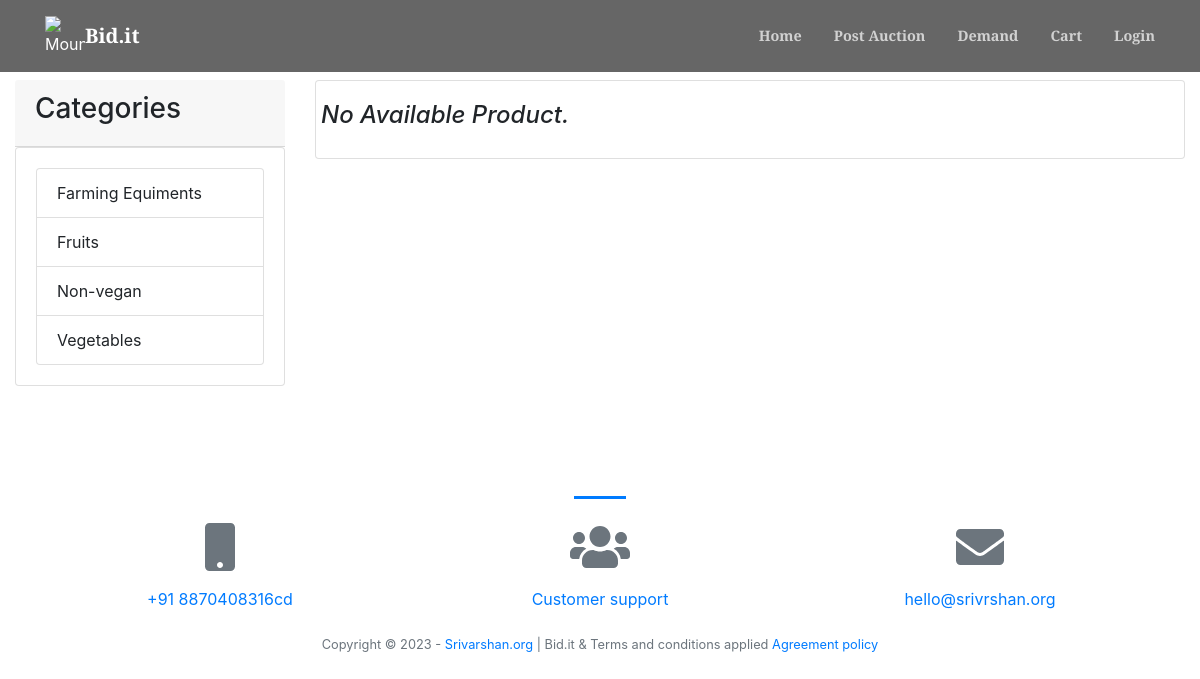
The page / on the database its author committed.
### tables this page shows
CREATE TABLE `categories` (
  `id` int(30) NOT NULL,
  `name` varchar(200) NOT NULL
);

### home.php (the view, shortened to what this page needs)
<?php
include 'admin/db_connect.php';
?>
<?php
$cid = isset($_GET['category_id']) ? $_GET['category_id'] : 0;
?>
<div class="contain-fluid">
    <div class="col-lg-12">
        <div class="row">
            <div class="col-md-3">
            <div class="card-header"><b><h3>Categories</h3></b></div>
                <div class="card">
                    <div class="card-body">
                        <ul class='list-group' id='cat-list'>
                            <?php
                                $stmt = $conn->prepare("SELECT * FROM categories ORDER BY name ASC");
                                $stmt->execute();
                                $result = $stmt->get_result();
                                while($row = $result->fetch_assoc()):
                             ?>
                            <li class='list-group-item' data-id='<?php echo $row['id'] ?>' data-href="index.php?page=home&category_id=<?php echo $row['id'] ?>"><?php echo ucwords($row['name']) ?></li>
                            <?php endwhile; ?>
                        </ul>
                    </div>
                </div>
            </div>
            <div class="col-md-9">
                <div class="card">
                    <div class="card-body">
                        <div class="row">
                            <?php
                                $where = "";
                                $stmt = $conn->prepare("SELECT * FROM products WHERE unix_timestamp(bid_end_datetime) >= ? $where ORDER BY name ASC");
                                $current_time = strtotime(date("Y-m-d H:i"));
                                if($cid > 0) {
                                    $stmt->bind_param("ii", $current_time, $cid);
                                } else {
                                    $stmt->bind_param("i", $current_time);
                                }
                                $stmt->execute();
                                $result = $stmt->get_result();
                                if($result->num_rows <= 0){
                                    echo "<center><h4><i>No Available Product.</i></h4></center>";
                                }
                             ?>
                            </div>
                    </div>
                </div>
            </div>
        </div>
    </div>
</div>

### index.php (shortened to what this page needs)
<!DOCTYPE html>
<html lang="en">
    <?php
    include('header.php');
    ?>
    <body id="page-top">
        <nav class="navbar navbar-expand-lg navbar-light fixed-top py-3" id="mainNav">
            <div class="container">
            <img src="https://img.icons8.com/?size=512&id=ME2aFAiY2j6h&format=png" width="40px"  alt="Mountains">
                <a class="navbar-brand js-scroll-trigger" href="./"><?php echo $_SESSION['system']['name'] ?></a>
                <div class="collapse navbar-collapse" id="navbarResponsive">
                    <ul class="navbar-nav ml-auto my-2 my-lg-0">
                        <li class="nav-item"><a class="nav-link js-scroll-trigger" href="index.php?page=home">Home</a></li>
                        <li class="nav-item"><a class="nav-link js-scroll-trigger" href="auction_log.php">Post Auction</a></li>
                        <li class="nav-item"><a class="nav-link js-scroll-trigger" href="index.php?page=market">Demand</a></li>
                        <li class="nav-item"><a class="nav-link js-scroll-trigger" href="index.php?page=cart">Cart</a></li>
                        <?php if(isset($_SESSION['login_id'])): ?>
                        <li class="nav-item"><a class="nav-link js-scroll-trigger" href="admin/ajax.php?action=logout2"><?php echo "Welcome ".$_SESSION['login_name'] ?> <i class="fa fa-power-off"></i></a></li>
                      <?php else: ?>
                        <li class="nav-item"><a class="nav-link js-scroll-trigger" href="javascript:void(0)" id="login_now">Login</a></li>
                      <?php endif; ?>
                    </ul>
                </div>
            </div>
        </nav>
  <main id="main-field">
        <?php
        $page = isset($_GET['page']) ? $_GET['page'] : 'home';
        include $page.'.php';
        ?>
</main>
  <footer class=" py-5">
            <div class="container">
                <div class="row justify-content-center">
                    <div class="col-lg-8 text-center">
                        <h2 class="mt-0 text-white">Contact us</h2>
                        <hr class="divider my-4" />
                    </div>
                </div>
                <div class="row">
                    <div class="col-lg-4 ml-auto text-center mb-5 mb-lg-0">
                        <i class="fas fa-mobile fa-3x mb-3 text-muted"></i>
                        <a class="d-block" href="call:<?php echo $_SESSION['system']['contact'] ?>"><?php echo $_SESSION['system']['contact'] ?></a>
                    </div>
                    <div class="col-lg-4 ml-auto text-center mb-5 mb-lg-0">
                        <i class="fas fa-users fa-3x mb-3 text-muted"></i>
                        <a class="d-block" href="call:<?php echo $_SESSION['system']['contact'] ?>"><?php echo "Customer support" ?></a>
                    </div>
                    <div class="col-lg-4 mr-auto text-center">
                        <i class="fas fa-envelope fa-3x mb-3 text-muted"></i>
                        <a class="d-block" href="mailto:<?php echo $_SESSION['system']['email'] ?>"><?php echo $_SESSION['system']['email'] ?></a>
                    </div>
                </div>
            </div>
            <br>
            <div class="container"><div class="small text-center text-muted">Copyright © 2023 - <a href="https://srivarshan.org/">Srivarshan.org</a> | <?php echo $_SESSION['system']['name'] ?> & Terms and conditions applied <a href="index.php?page=about">Agreement policy</a> </div></div>
        </footer>
    </body>
</html>

### header.php (shortened to what this page needs)
<link href="admin/assets/css/jquery.datetimepicker.min.css" rel="stylesheet">
<link href="https://cdnjs.cloudflare.com/ajax/libs/magnific-popup.js/1.1.0/magnific-popup.min.css" rel="stylesheet" />
<link href="admin/assets/vendor/bootstrap-datepicker/css/bootstrap-datepicker.css" rel="stylesheet" />
<link href="css/styles.css" rel="stylesheet" />
<link type="text/css" rel="stylesheet" href="admin/assets/css/jquery-te-1.4.0.css">
 <link href="admin/assets/css/select2.min.css" rel="stylesheet">

### index.php (style rules this page uses)
#main-field { margin-top: 5rem!important; }

### home.php (style rules this page uses)
#cat-list li { cursor: pointer; }

### rows shown on the page
categories: name "Farming Equiments"
categories: name "Fruits"
categories: name "Non-vegan"
categories: name "Vegetables"

### other values the page prints
$_SESSION['system']['name'] "Bid.it"
$_SESSION['system']['contact'] "+91 8870408316cd"
$_SESSION['system']['email'] "hello@srivrshan.org"
